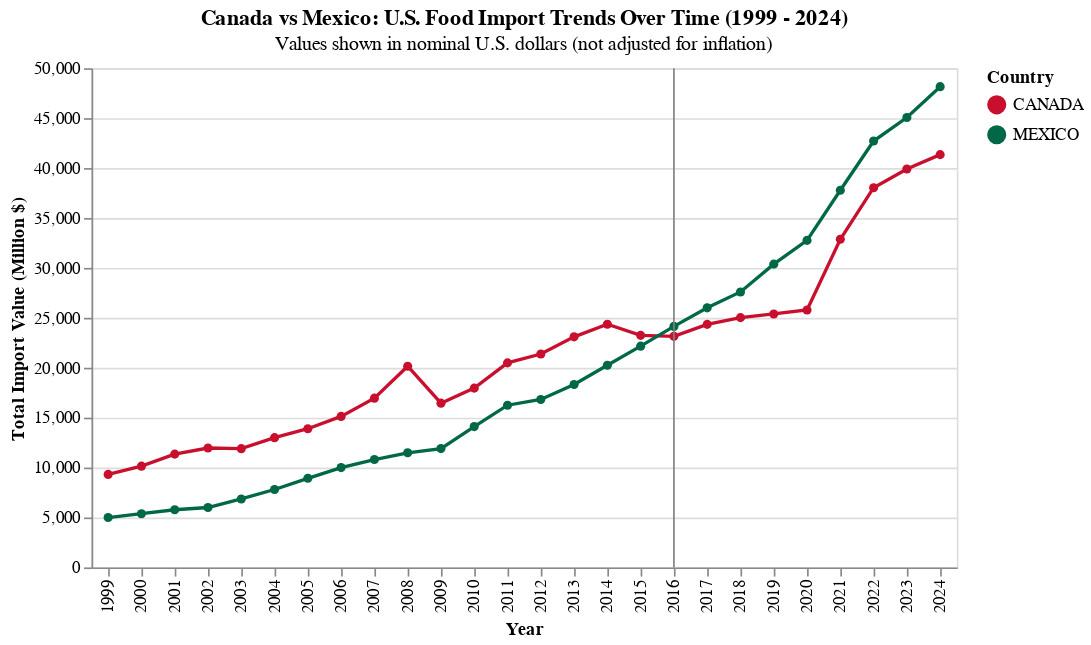

The notebook cell saved with this chart:
### Code cell
df_can_mex = (
    df_clean
    .filter(pl.col("Country").is_in(["CANADA", "MEXICO"]))
    .group_by(["YearNum", "Country"])
    .agg(pl.sum("FoodValue").alias("TotalImports"))
    .sort(["Country", "YearNum"])
)

chart_can_mex = (
    alt.Chart(df_can_mex)
    .mark_line(point=True)
    .encode(
        x=alt.X("YearNum:O", title="Year"),
        y=alt.Y("TotalImports:Q", title="Total Import Value (Million $)"),
        color=alt.Color("Country:N", title="Country", scale=alt.Scale(domain=["CANADA", "MEXICO"], range=["#C8102E", "#006847"])),
    )
    .properties(
        title={
            "text": "Canada vs Mexico: U.S. Food Import Trends Over Time (1999 - 2024)",
            "subtitle": "Values shown in nominal U.S. dollars (not adjusted for inflation)"
        }
    )
)

rule = (
    alt.Chart(alt.Data(values=[{"YearNum": 2016}]))
    .mark_rule(color="gray")
    .encode(x="YearNum:O")
)

chart_can_mex + rule

### Figure 1 — Vega-Lite specification as saved in the notebook (floating-point values rounded to 4 significant figures)
{"config": {"view": {"continuousWidth": 300, "continuousHeight": 300}}, "layer": [{"data": {"name": "data-aff12843ab95854ab664319874100067"}, "mark": {"type": "line", "point": true}, "encoding": {"color": {"field": "Country", "scale": {"domain": ["CANADA", "MEXICO"], "range": ["#C8102E", "#006847"]}, "title": "Country", "type": "nominal"}, "x": {"field": "YearNum", "title": "Year", "type": "ordinal"}, "y": {"field": "TotalImports", "title": "Total Import Value (Million $)", "type": "quantitative"}}, "title": {"text": "Canada vs Mexico: U.S. Food Import Trends Over Time (1999 - 2024)", "subtitle": "Values shown in nominal U.S. dollars (not adjusted for inflation)"}}, {"data": {"values": [{"YearNum": 2016}]}, "mark": {"type": "rule", "color": "gray"}, "encoding": {"x": {"field": "YearNum", "type": "ordinal"}}}], "$schema": "https://vega.github.io/schema/vega-lite/v5.20.1.json", "datasets": {"data-aff12843ab95854ab664319874100067": [{"YearNum": 1999, "Country": "CANADA", "TotalImports": 9316.0}, {"YearNum": 2000, "Country": "CANADA", "TotalImports": 10140.0}, {"YearNum": 2001, "Country": "CANADA", "TotalImports": 11350.0}, {"YearNum": 2002, "Country": "CANADA", "TotalImports": 11960.0}, {"YearNum": 2003, "Country": "CANADA", "TotalImports": 11890.0}, {"YearNum": 2004, "Country": "CANADA", "TotalImports": 13000.0}, {"YearNum": 2005, "Country": "CANADA", "TotalImports": 13890.0}, {"YearNum": 2006, "Country": "CANADA", "TotalImports": 15130.0}, {"YearNum": 2007, "Country": "CANADA", "TotalImports": 16950.0}, {"YearNum": 2008, "Country": "CANADA", "TotalImports": 20150.0}, {"YearNum": 2009, "Country": "CANADA", "TotalImports": 16450.0}, {"YearNum": 2010, "Country": "CANADA", "TotalImports": 17960.0}, {"YearNum": 2011, "Country": "CANADA", "TotalImports": 20490.0}, {"YearNum": 2012, "Country": "CANADA", "TotalImports": 21380.0}, {"YearNum": 2013, "Country": "CANADA", "TotalImports": 23100.0}, {"YearNum": 2014, "Country": "CANADA", "TotalImports": 24350.0}, {"YearNum": 2015, "Country": "CANADA", "TotalImports": 23240.0}, {"YearNum": 2016, "Country": "CANADA", "TotalImports": 23150.0}, {"YearNum": 2017, "Country": "CANADA", "TotalImports": 24340.0}, {"YearNum": 2018, "Country": "CANADA", "TotalImports": 25020.0}, {"YearNum": 2019, "Country": "CANADA", "TotalImports": 25390.0}, {"YearNum": 2020, "Country": "CANADA", "TotalImports": 25780.0}, {"YearNum": 2021, "Country": "CANADA", "TotalImports": 32870.0}, {"YearNum": 2022, "Country": "CANADA", "TotalImports": 38030.0}, {"YearNum": 2023, "Country": "CANADA", "TotalImports": 39910.0}, {"YearNum": 2024, "Country": "CANADA", "TotalImports": 41350.0}, {"YearNum": 1999, "Country": "MEXICO", "TotalImports": 4996.0}, {"YearNum": 2000, "Country": "MEXICO", "TotalImports": 5382.0}, {"YearNum": 2001, "Country": "MEXICO", "TotalImports": 5776.0}, {"YearNum": 2002, "Country": "MEXICO", "TotalImports": 5999.0}, {"YearNum": 2003, "Country": "MEXICO", "TotalImports": 6859.0}, {"YearNum": 2004, "Country": "MEXICO", "TotalImports": 7805.0}, {"YearNum": 2005, "Country": "MEXICO", "TotalImports": 8925.0}, {"YearNum": 2006, "Country": "MEXICO", "TotalImports": 10000.0}, {"YearNum": 2007, "Country": "MEXICO", "TotalImports": 10800.0}, {"YearNum": 2008, "Country": "MEXICO", "TotalImports": 11480.0}, {"YearNum": 2009, "Country": "MEXICO", "TotalImports": 11900.0}, {"YearNum": 2010, "Country": "MEXICO", "TotalImports": 14110.0}, {"YearNum": 2011, "Country": "MEXICO", "TotalImports": 16250.0}, {"YearNum": 2012, "Country": "MEXICO", "TotalImports": 16820.0}, {"YearNum": 2013, "Country": "MEXICO", "TotalImports": 18330.0}, {"YearNum": 2014, "Country": "MEXICO", "TotalImports": 20250.0}, {"YearNum": 2015, "Country": "MEXICO", "TotalImports": 22160.0}, {"YearNum": 2016, "Country": "MEXICO", "TotalImports": 24140.0}, {"YearNum": 2017, "Country": "MEXICO", "TotalImports": 26000.0}, {"YearNum": 2018, "Country": "MEXICO", "TotalImports": 27590.0}, {"YearNum": 2019, "Country": "MEXICO", "TotalImports": 30380.0}, {"YearNum": 2020, "Country": "MEXICO", "TotalImports": 32760.0}, {"YearNum": 2021, "Country": "MEXICO", "TotalImports": 37780.0}, {"YearNum": 2022, "Country": "MEXICO", "TotalImports": 42710.0}, {"YearNum": 2023, "Country": "MEXICO", "TotalImports": 45060.0}, {"YearNum": 2024, "Country": "MEXICO", "TotalImports": 48150.0}]}}
